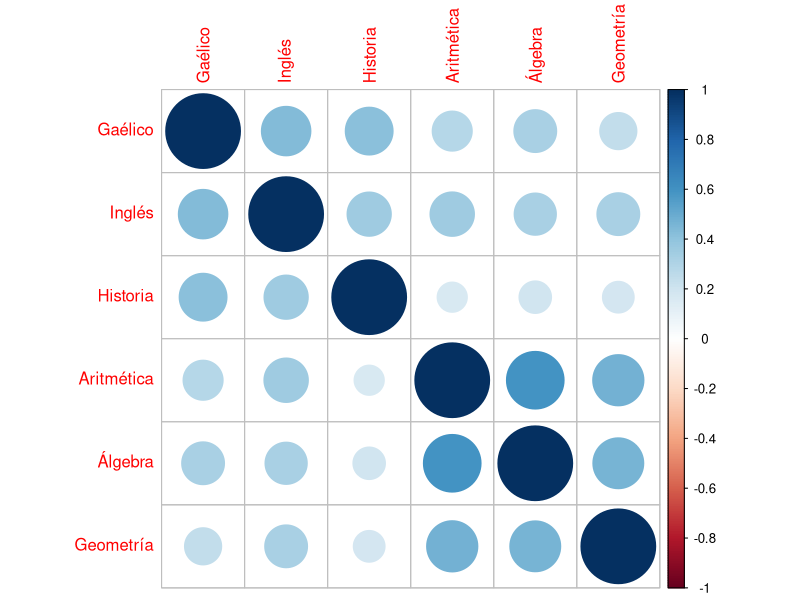

The R source for this figure:
## ---- chunk 1
knitr::opts_chunk$set(echo = TRUE)
## ---- chunk 2
scores.cor <- matrix(c(
1.0,  0.439,	0.410,	0.288,	0.329,	0.248,
0.439,	1.0,	0.351,	0.354,	0.320,	0.329,
0.410,	0.351,	1.0,	0.164,	0.190,	0.181,
0.288,	0.354,	0.164,	1.0,	0.595,	0.470,
0.329,	0.320,	0.190,	0.595,	1.0,	0.464,
0.248,	0.329,	0.181,	0.470,	0.464,	1.0),
6,	6,	byrow="TRUE")

colnames(scores.cor) <- rownames(scores.cor) <- c("Gaélico", "Inglés", "Historia", "Aritmética", "Álgebra", "Geometría")
scores.cor
## ---- chunk 3
library(psych)
KMO(scores.cor)
cortest.bartlett(scores.cor, n=150)
## ---- chunk 4
library(corrplot)
corrplot(scores.cor, method="circle")
## ---- chunk 5
library(psych)
pr.scores <- principal(r=scores.cor, nfactors=2)
pa.scores <- fa(r=scores.cor, nfactors=2, fm="pa")
ml.scores <- fa(r=scores.cor, nfactors=2, fm="ml")
## ---- chunk 6
print(pr.scores$loadings, cutoff=0.4)
## ---- chunk 7
print(pa.scores$loadings, cutoff=0.4)
## ---- chunk 8
print(ml.scores$loadings, cutoff=0.4)
